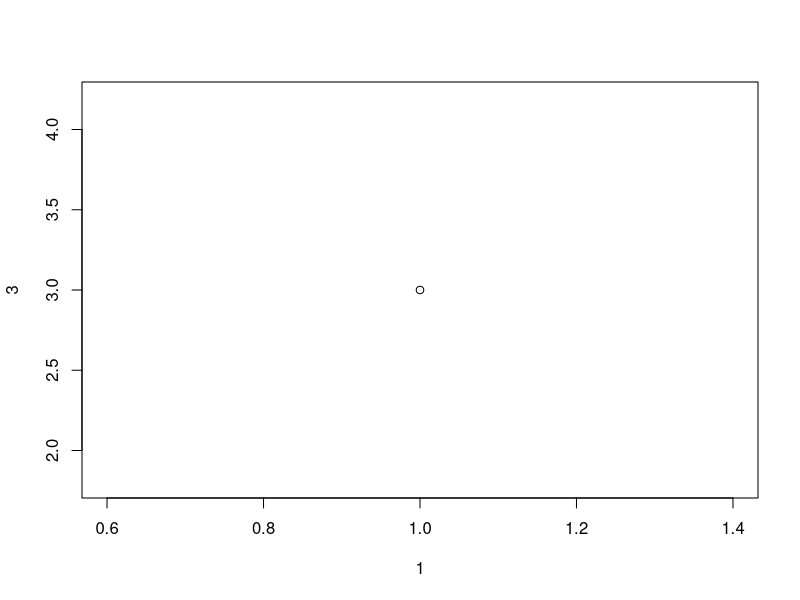
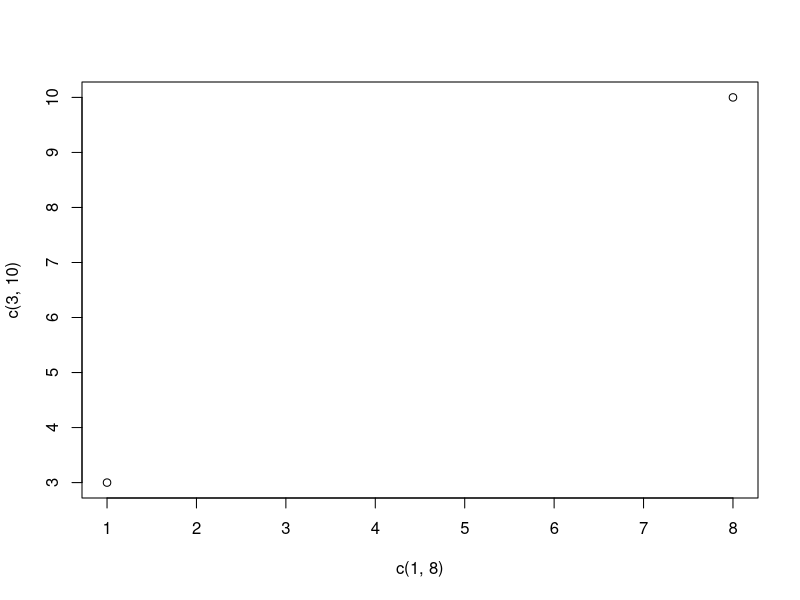
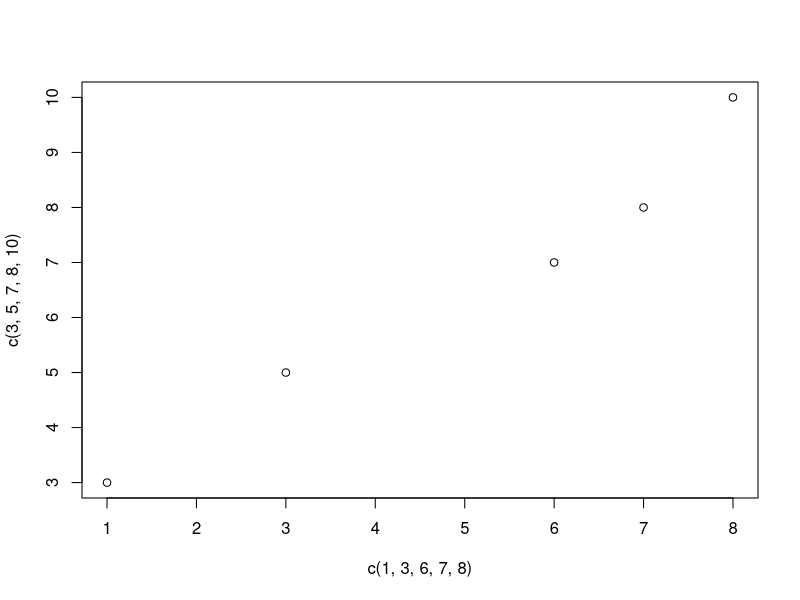
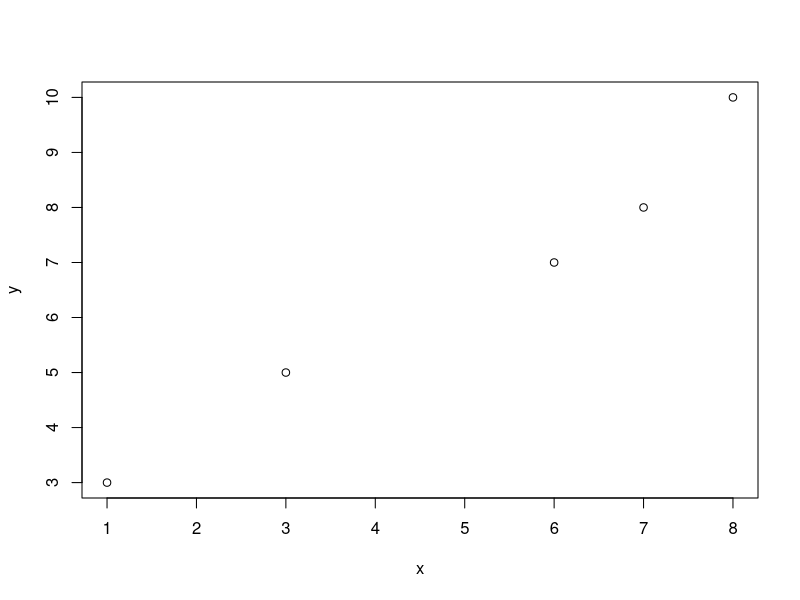
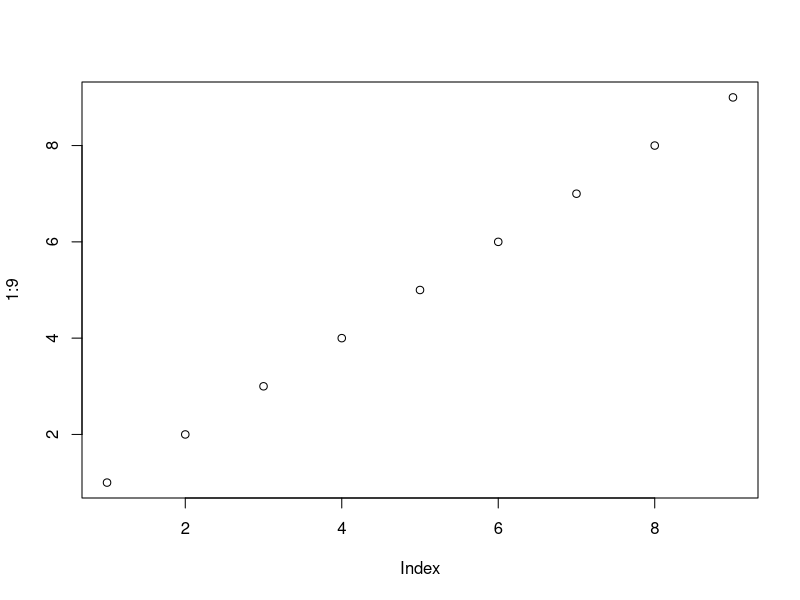
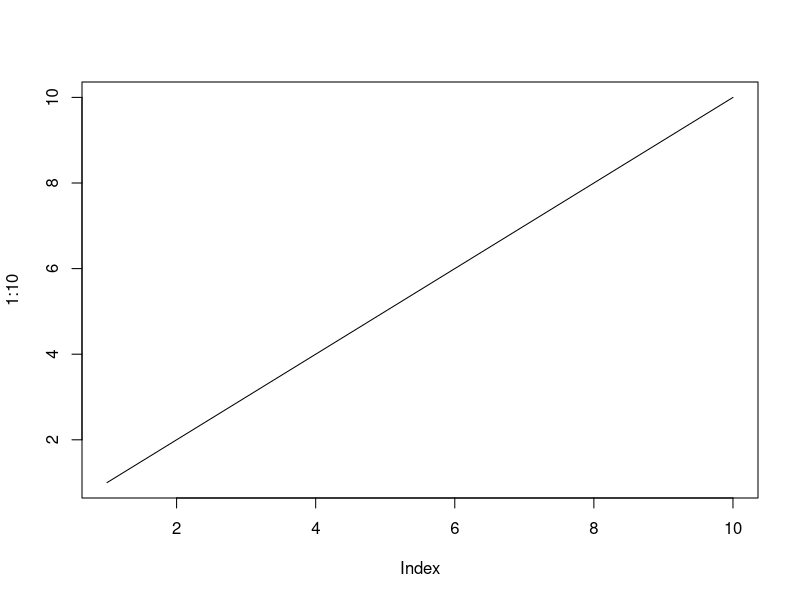
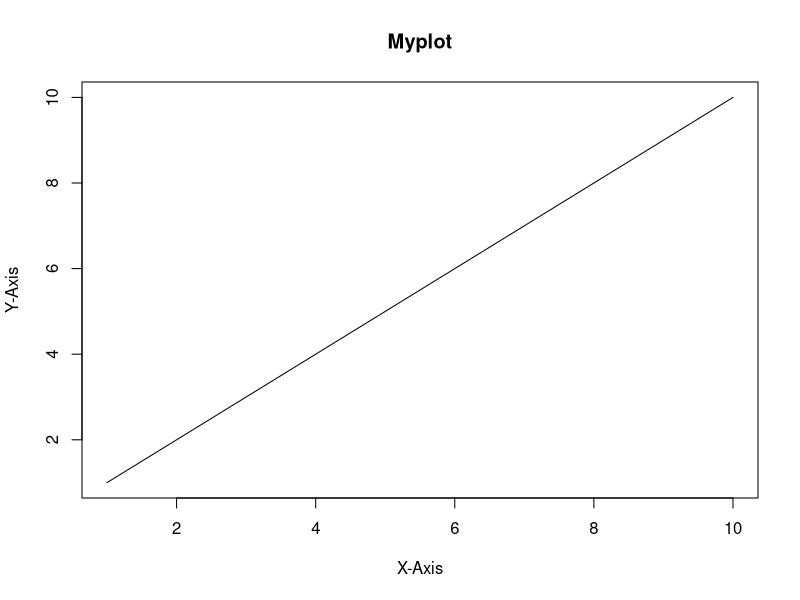
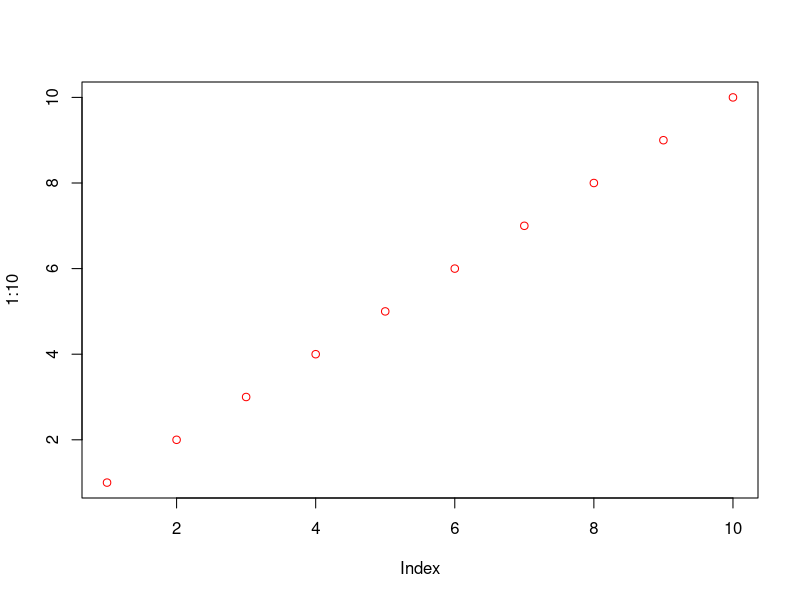

Here is the R script that generated these plots, in order:
#Graphics 
#Create plots with codes
#graphics paclages >> ggplot2, ggvis, lattice
#Functions to plot >> plot(), hist()

plot(1,3)

plot(c(1,8) , c(3,10))

plot(c(1,3,6,7,8) , c(3,5,7,8,10))

x <- c(1,3,6,7,8)
y <- c(3,5,7,8,10)
plot(x,y)

plot(1:9)

#line plot
plot(1:10 , type='l')

#Labels
plot(1:10 , type='l' , main = "Myplot",xlab="X-Axis" , ylab="Y-Axis")


#Apperance
plot(1:10 , col="red")


#size
plot(1:10 , cex=0.5 , col="red")

#Shape : pch >> 0 to 25
plot(1:10 , pch=15 , cex=1)

#Line plot
plot(1:10 , type='l' , lwd=2)

#lty > 0 to 6
plot(1:10 , type='l' , lwd=2 , lty=6)


#Multiple lines plot
line1 <- c(1,2,3,4,5,10)
line2 <- c(2,5,7,8,9,10)

plot(line1 , type='l'  , col='blue')
lines(line2 , type = 'l' , col='red')




